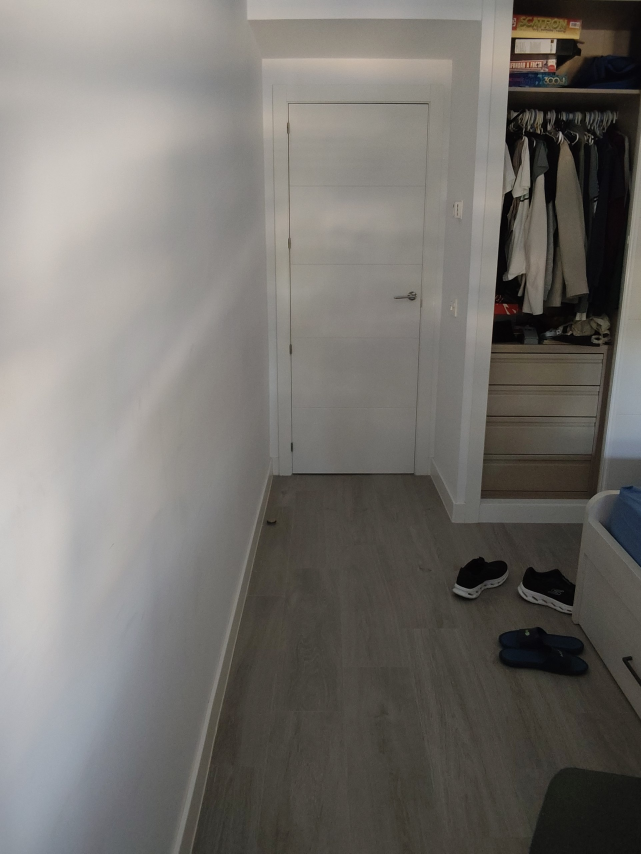
#> input picture old/tests/imagen1.jpg, 1923 x 2560 px (shown at 1/3 size)
$ python Pruebas.py   (older library calls are emulated)
#> lines starting #> are read from the running program, lines starting #| are printed output that depends on the picture; after the words box and inside, x2 and y2 are one past the last pixel; in counts of white or black regions, pixels touching at a corner belong together
import cv2
import numpy as np


def resize_720p(img):
    """
    Reduce la imagen a una altura máxima de 720 píxeles
    manteniendo la proporción.
    """
    h, w = img.shape[:2]
    target_h = 720

    if h > target_h:
        scale = target_h / h
        target_w = int(w * scale)

        img = cv2.resize(
            img,
            (target_w, target_h),
            interpolation=cv2.INTER_AREA
        )

    return img


# ============================================================
# 1. CARGAR IMÁGENES
# ============================================================

img1 = cv2.imread("imagen1.jpg")
#> img1 is the input picture: shape (2560, 1923, 3); mean B, G, R 109.1, 113.7, 116.7
img2 = cv2.imread("imagen2.jpg")
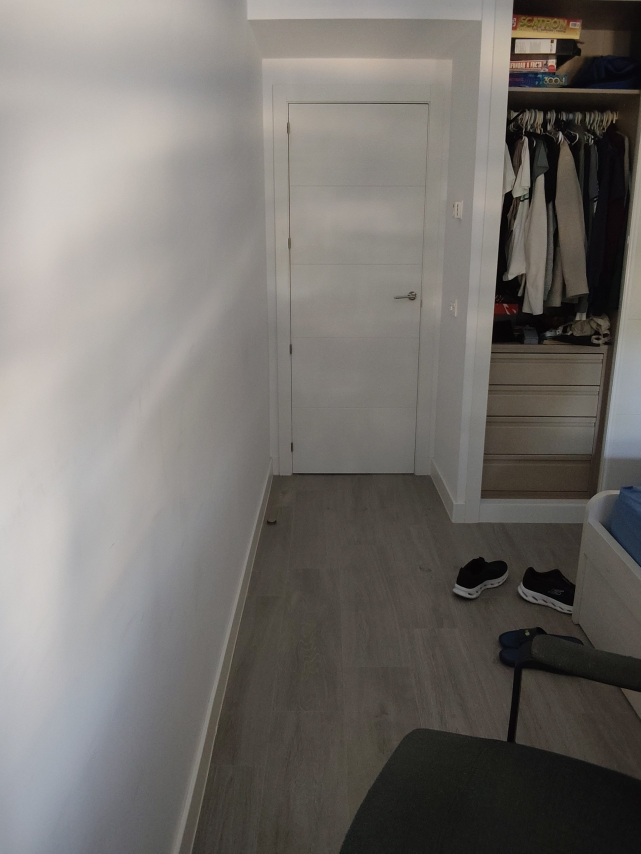
#> input picture old/tests/imagen2.jpg, 1923 x 2560 px (shown at 1/3 size)
#> img2 is the input picture: shape (2560, 1923, 3); mean B, G, R 109.7, 113.8, 117.7

if img1 is None or img2 is None:
    print("Error: no se pudieron cargar las imágenes.")
    exit()


# ============================================================
# 2. REDUCIR A 720p
# ============================================================

img1 = resize_720p(img1)
img2 = resize_720p(img2)

# Asegurar que ambas imágenes tengan exactamente el mismo tamaño
if img1.shape[:2] != img2.shape[:2]:
    img2 = cv2.resize(
        img2,
        (img1.shape[1], img1.shape[0]),
        interpolation=cv2.INTER_AREA
    )


# ============================================================
# 3. CONVERTIR A ESCALA DE GRISES
# ============================================================

gray1 = cv2.cvtColor(img1, cv2.COLOR_BGR2GRAY)
gray2 = cv2.cvtColor(img2, cv2.COLOR_BGR2GRAY)


# ============================================================
# 4. NORMALIZAR ILUMINACIÓN CON CLAHE
# ============================================================

clahe = cv2.createCLAHE(
    clipLimit=2.0,
    tileGridSize=(8, 8)
)

gray1 = clahe.apply(gray1)
gray2 = clahe.apply(gray2)
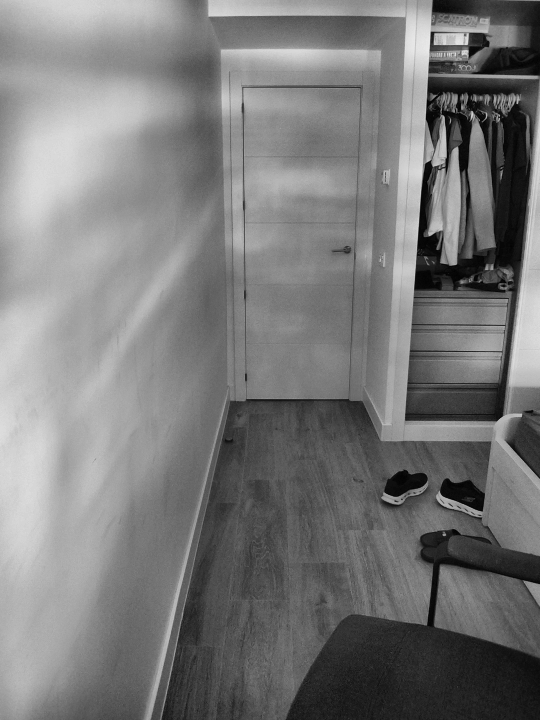
#> gray2: shape (720, 540); min 1, max 237, mean 121.7


# ============================================================
# 5. SUAVIZAR PARA REDUCIR RUIDO
# ============================================================

gray1 = cv2.GaussianBlur(gray1, (5, 5), 0)
gray2 = cv2.GaussianBlur(gray2, (5, 5), 0)


# ============================================================
# 6. CALCULAR GRADIENTES
# ============================================================

# Imagen 1
grad1_x = cv2.Sobel(gray1, cv2.CV_32F, 1, 0)
grad1_y = cv2.Sobel(gray1, cv2.CV_32F, 0, 1)
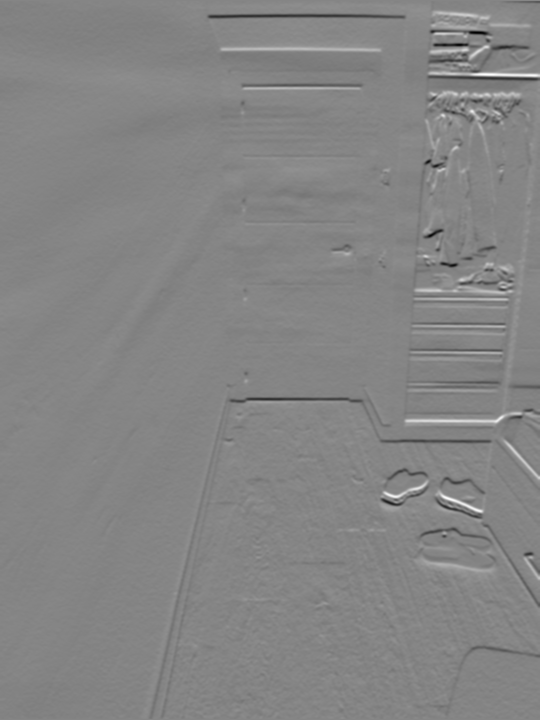
#> grad1_y: shape (720, 540) float32; min -415, max 380, mean -0.8; drawn with min black and max white

# Imagen 2
grad2_x = cv2.Sobel(gray2, cv2.CV_32F, 1, 0)
grad2_y = cv2.Sobel(gray2, cv2.CV_32F, 0, 1)


# ============================================================
# 7. CALCULAR MAGNITUD DE LOS GRADIENTES
# ============================================================

mag1 = cv2.magnitude(grad1_x, grad1_y)
mag2 = cv2.magnitude(grad2_x, grad2_y)


# ============================================================
# 8. CALCULAR DIFERENCIA ENTRE LAS DOS IMÁGENES
# ============================================================

diff = cv2.absdiff(mag1, mag2)


# ============================================================
# 9. CREAR MÁSCARA DE MOVIMIENTO
# ============================================================

threshold = 10

_, mask = cv2.threshold(
    diff,
    threshold,
    255,
    cv2.THRESH_BINARY
)
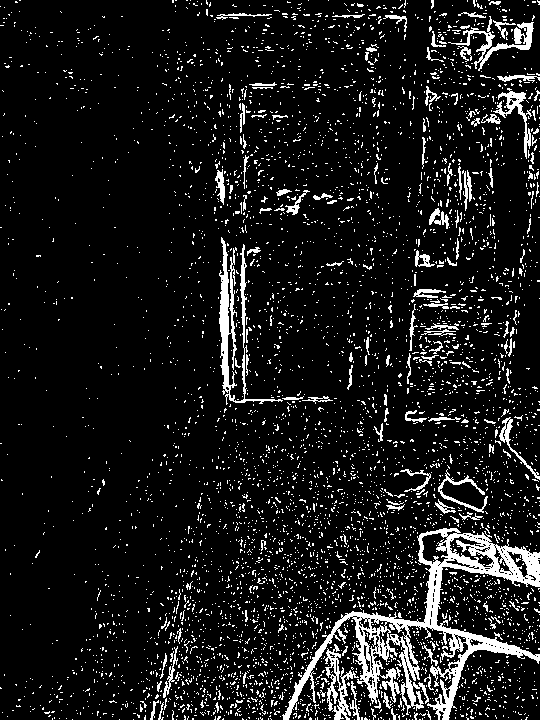
#> mask: shape (720, 540) float32; 9.5% white in thin lines or dots

mask = mask.astype(np.uint8)
#> mask: shape (720, 540); 9.5% white in thin lines or dots


# ============================================================
# 10. LIMPIAR RUIDO DE LA MÁSCARA
# ============================================================

kernel = np.ones((5, 5), np.uint8)

# Eliminar pequeños puntos
mask = cv2.morphologyEx(
    mask,
    cv2.MORPH_OPEN,
    kernel
)
#> mask: shape (720, 540); 1.3% white; 38 white regions, largest, box (x1, y1, x2, y2) and area: (425, 562, 447, 631) 772, (219, 275, 229, 351) 586, (446, 628, 507, 653) 566

# Unir zonas cercanas
mask = cv2.dilate(
    mask,
    kernel,
    iterations=2
)
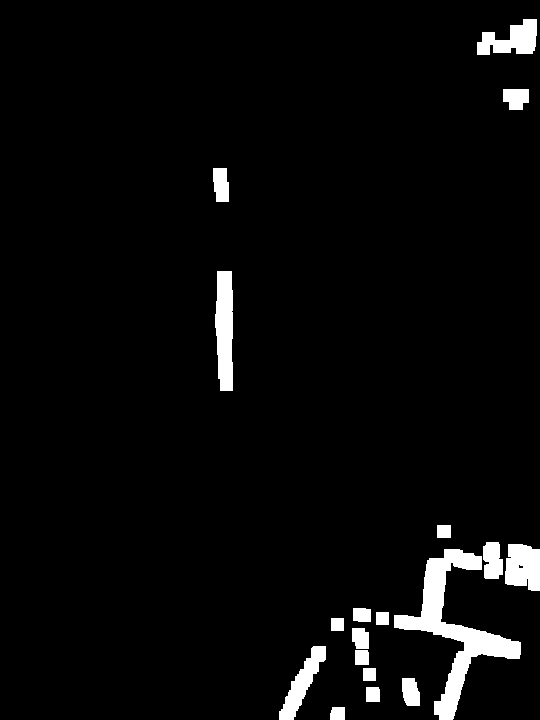
#> mask: shape (720, 540); 3.9% white; 18 white regions, largest, box (x1, y1, x2, y2) and area: (394, 549, 521, 720) 5391, (215, 271, 233, 391) 1866, (505, 544, 540, 591) 1387


# ============================================================
# 11. SUPERPONER LA MÁSCARA SOBRE LA IMAGEN 1
# ============================================================

# Copia de la imagen original
overlay = img1.copy()

# Pintar de rojo las zonas donde hay movimiento
overlay[mask > 0] = (0, 0, 255)
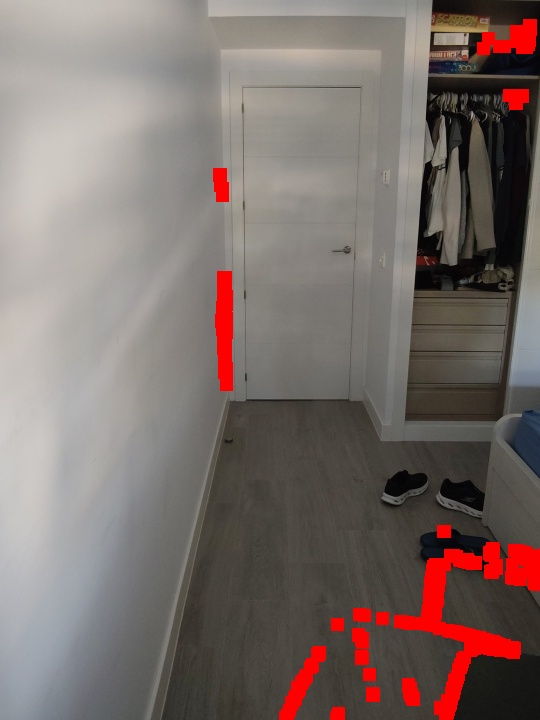
#> overlay: shape (720, 540, 3); mean of channels 0, 1, 2 106.9, 111.2, 124; drawn as B, G, R

# Mezclar imagen original y zonas rojas
resultado = cv2.addWeighted(
    img2,
    0.7,
    overlay,
    0.3,
    0
)
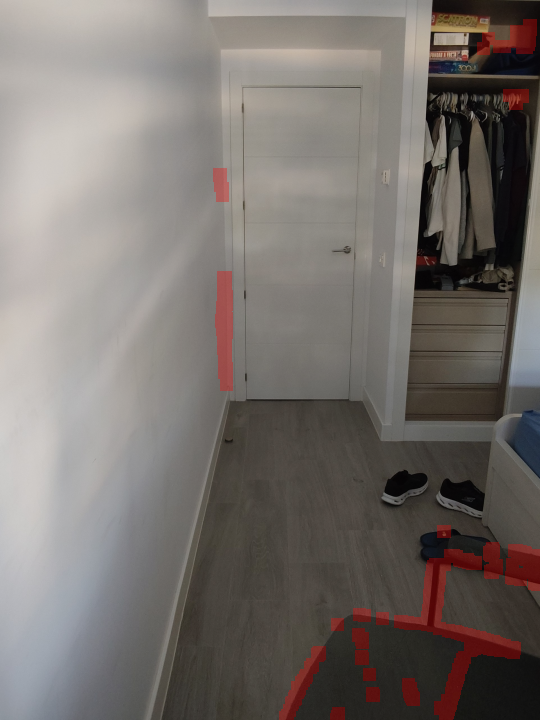
#> resultado: shape (720, 540, 3); mean of channels 0, 1, 2 108.8, 113, 119.5; drawn as B, G, R


# ============================================================
# 12. MOSTRAR RESULTADOS
# ============================================================

cv2.imshow("Imagen 1", img1)
cv2.imshow("Imagen 2", img2)
cv2.imshow("Mascara de movimiento", mask)
cv2.imshow("Movimiento superpuesto", resultado)

cv2.waitKey(0)
cv2.destroyAllWindows()
